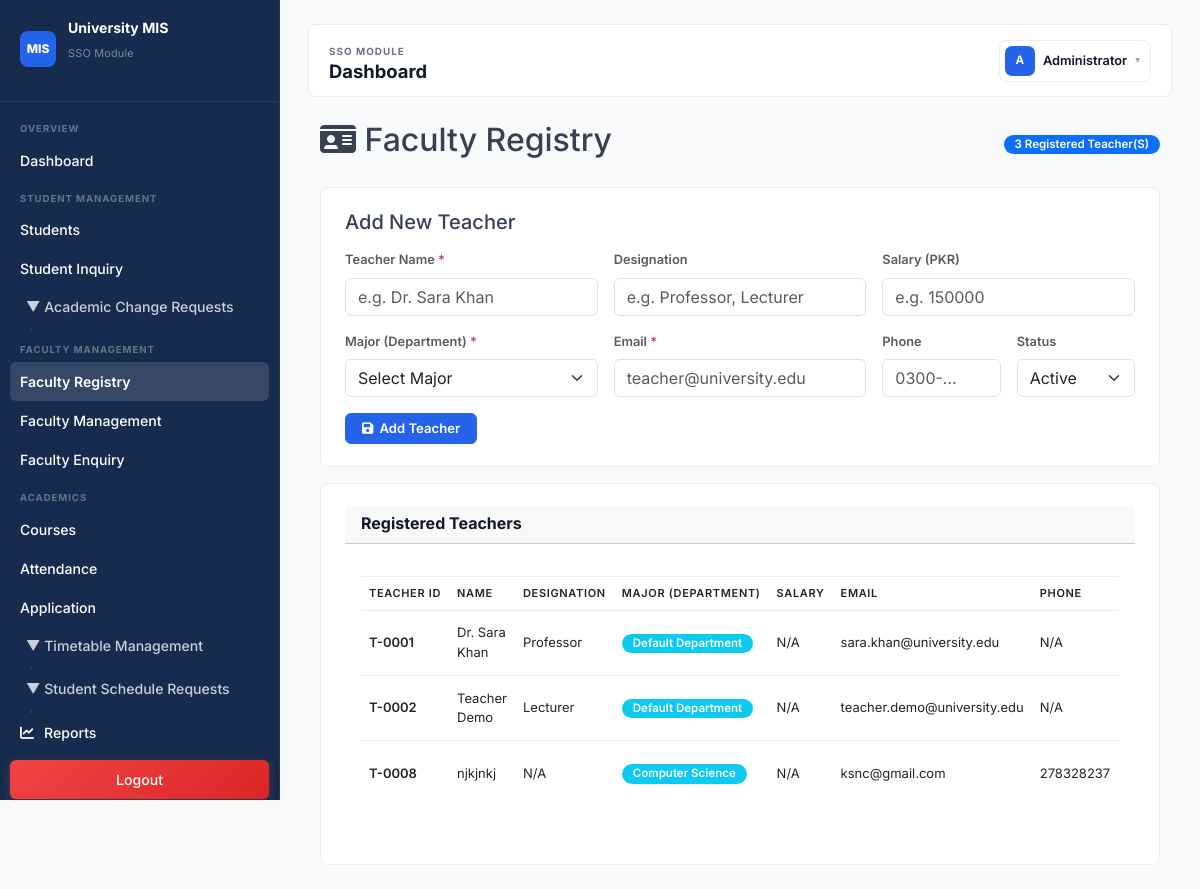
Screenshot of /faculty_registry/index.php (signed in) with the database file from the repository.
### tables this page shows
CREATE TABLE `teachers` (
  `teacher_id` int(11) NOT NULL,
  `user_id` int(11) DEFAULT NULL,
  `teacher_name` varchar(150) NOT NULL,
  `designation` varchar(100) DEFAULT NULL,
  `salary` decimal(12,2) DEFAULT NULL,
  `email` varchar(150) NOT NULL,
  `phone` varchar(20) DEFAULT NULL,
  `department_id` int(11) NOT NULL,
  `status` enum('Active','Inactive') NOT NULL DEFAULT 'Active',
  `created_at` timestamp NOT NULL DEFAULT current_timestamp()
);

CREATE TABLE `departments` (
  `department_id` int(11) NOT NULL,
  `department_name` varchar(100) NOT NULL,
  `department_code` varchar(20) NOT NULL,
  `duration_years` tinyint(4) NOT NULL DEFAULT 4,
  `total_semesters` tinyint(4) NOT NULL DEFAULT 8,
  `status` enum('Active','Inactive') NOT NULL DEFAULT 'Active',
  `created_at` timestamp NOT NULL DEFAULT current_timestamp(),
  `updated_at` timestamp NOT NULL DEFAULT current_timestamp() ON UPDATE current_timestamp()
);

### faculty_registry/index.php (the view, shortened to what this page needs)
<?php
global $conn;
$edit_teacher = null;
$teachers = [];
$sql = "SELECT t.*, d.department_name
        FROM teachers t
        LEFT JOIN departments d ON d.department_id = t.department_id
        ORDER BY t.teacher_id ASC";
$res = mysqli_query($conn, $sql);
if ($res) { while ($row = mysqli_fetch_assoc($res)) { $teachers[] = $row; } }
include __DIR__ . '/../includes/header.php';
?>
    <div class="container-fluid">
        <div class="page-header">
            <h2><i class="fas fa-id-card"></i> Faculty Registry</h2>
            <div class="btn-group">
                <span class="badge bg-primary" style="align-self:center;"><?= count($teachers) ?> registered teacher(s)</span>
            </div>
        </div>
        <div class="panel mt-3">
            <h5 class="mb-3"><?= $edit_teacher ? 'Edit Teacher #' . (int)$edit_teacher['teacher_id'] : 'Add New Teacher' ?></h5>
            <form method="POST" class="row g-3">
                <div class="col-md-4">
                    <label class="form-label fw-semibold small text-muted">Teacher Name <span class="text-danger">*</span></label>
                    <input type="text" name="teacher_name" class="form-control" required
                           value="<?= htmlspecialchars($edit_teacher['teacher_name'] ?? ''); ?>" placeholder="e.g. Dr. Sara Khan">
                </div>
                <div class="col-md-4">
                    <label class="form-label fw-semibold small text-muted">Designation</label>
                    <input type="text" name="designation" class="form-control"
                           value="<?= htmlspecialchars($edit_teacher['designation'] ?? ''); ?>" placeholder="e.g. Professor, Lecturer">
                </div>
                <div class="col-md-4">
                    <label class="form-label fw-semibold small text-muted">Salary (PKR)</label>
                    <input type="number" name="salary" class="form-control" min="0" step="0.01"
                           value="<?= htmlspecialchars($edit_teacher['salary'] ?? ''); ?>" placeholder="e.g. 150000">
                </div>
                <div class="col-md-4">
                    <label class="form-label fw-semibold small text-muted">Major (Department) <span class="text-danger">*</span></label>
                    <select name="department_id" class="form-select" required>
                        <option value="0">Select Major</option>
                    </select>
                </div>
                <div class="col-md-4">
                    <label class="form-label fw-semibold small text-muted">Email <span class="text-danger">*</span></label>
                    <input type="email" name="email" class="form-control" required
                           value="<?= htmlspecialchars($edit_teacher['email'] ?? ''); ?>" placeholder="teacher@university.edu">
                </div>
                <div class="col-md-2">
                    <label class="form-label fw-semibold small text-muted">Phone</label>
                    <input type="text" name="phone" class="form-control"
                           value="<?= htmlspecialchars($edit_teacher['phone'] ?? ''); ?>" placeholder="0300-...">
                </div>
                <div class="col-md-2">
                    <label class="form-label fw-semibold small text-muted">Status</label>
                    <select name="status" class="form-select">
                        <option value="Active" <?= (!$edit_teacher || $edit_teacher['status'] === 'Active') ? 'selected' : ''; ?>>Active</option>
                    </select>
                </div>
                <div class="col-12">
                    <button type="submit" class="btn btn-primary"><i class="fas fa-save"></i> <?= $edit_teacher ? 'Update Teacher' : 'Add Teacher' ?></button>
                </div>
            </form>
        </div>
        <div class="card mt-3">
            <div class="card-header d-flex justify-content-between align-items-center">
                <h5>Registered Teachers</h5>
            </div>
            <div class="card-body">
                <?php if (!empty($teachers)): ?>
                    <div class="table-responsive">
                        <table class="table table-hover datatable">
                            <thead>
                                <tr>
                                    <th>Teacher ID</th>
                                    <th>Name</th>
                                    <th>Designation</th>
                                    <th>Major (Department)</th>
                                    <th>Salary</th>
                                    <th>Email</th>
                                    <th>Phone</th>
                                </tr>
                            </thead>
                            <tbody>
                                <?php foreach ($teachers as $t): ?>
                                    <tr>
                                        <td style="font-weight:600;">T-<?= str_pad((int)$t['teacher_id'], 4, '0', STR_PAD_LEFT); ?></td>
                                        <td><?= htmlspecialchars($t['teacher_name']); ?></td>
                                        <td><?= htmlspecialchars($t['designation'] ?? 'N/A'); ?></td>
                                        <td>
                                            <span class="badge bg-info"><?= htmlspecialchars($t['department_name'] ?? 'N/A'); ?></span>
                                        </td>
                                        <td><?= $t['salary'] !== null ? 'Rs ' . number_format((float)$t['salary'], 0) : 'N/A'; ?></td>
                                        <td><?= htmlspecialchars($t['email']); ?></td>
                                        <td><?= htmlspecialchars($t['phone'] ?? 'N/A'); ?></td>
                                    </tr>
                                <?php endforeach; ?>
                            </tbody>
                        </table>
                    </div>
                <?php endif; ?>
            </div>
        </div>
    </div>
<?php include __DIR__ . '/../includes/footer.php'; ?>

### modules/lms/public/assets/style.css (style rules this page uses)
:root { --navy: #162B4D; --navy-light: #1e3a5f; --navy-hover: #243d63; --bg: #F8FAFC; --panel: #ffffff; --border: #E8EDF4; --border-strong: #D1D9E6; --text: #374151; --text-strong: #111827; --text-secondary:#6B7280; --muted: #9CA3AF; --accent: #2563EB; --accent-hover: #1D4ED8; --accent-light: #EFF6FF; --success: #059669; --success-bg: #ECFDF5; --success-border:#A7F3D0; --warning: #D97706; --warning-bg: #FFFBEB; --warning-border:#FDE68A; --danger: #DC2626; --danger-bg: #FEF2F2; --danger-border: #FECACA; --info-bg: #EFF6FF; --info-border: #BFDBFE; --shadow-sm: 0 1px 2px rgba(0,0,0,0.04); --shadow: 0 1px 3px rgba(0,0,0,0.06), 0 1px 2px rgba(0,0,0,0.04); --shadow-md: 0 4px 6px rgba(0,0,0,0.05), 0 2px 4px rgba(0,0,0,0.04); --radius: 8px; --radius-sm: 6px; --radius-lg: 12px; --sidebar-w: 280px; --topbar-h: 60px; --font: 'Inter', -apple-system, BlinkMacSystemFont, 'Segoe UI', sans-serif; --ease: cubic-bezier(0.4, 0, 0.2, 1); }
*, *::before, *::after { box-sizing: border-box; margin: 0; padding: 0; }
html { height: 100%; scroll-behavior: smooth; }
body { min-height: 100%; font-family: var(--font); color: var(--text); font-size: 14px; line-height: 1.5; background: var(--bg); -webkit-font-smoothing: antialiased; }
.small { font-size: .8rem; color: var(--muted); }
.panel, .card { border: 1px solid var(--border); border-radius: var(--radius); background: var(--panel); box-shadow: none; padding: 22px 24px; }
.card-header { margin-bottom: 16px; display: flex; align-items: center; justify-content: space-between; flex-wrap: wrap; gap: 8px; }
.card-header h3, .card-header h5, .card-header h6 { margin: 0 0 2px; font-size: 1rem; font-weight: 700; color: var(--text-strong); }
.table-responsive { overflow-x: auto; margin-bottom: 4px; }
table, .data-table, .table { width: 100%; border-collapse: collapse; font-size: 13px; }
th, td { padding: 11px 14px; border-bottom: 1px solid var(--border); text-align: left; vertical-align: middle; }
th { font-weight: 600; font-size: 11px; text-transform: uppercase; letter-spacing: .06em; background: var(--bg); border-top: 1px solid var(--border); border-bottom: 1px solid var(--border); color: var(--text-secondary); white-space: nowrap; }
tbody tr { transition: background .12s var(--ease); }
tbody tr:last-child td { border-bottom: 0; }
.badge, .status-badge { display: inline-flex; align-items: center; justify-content: center; gap: 4px; padding: 3px 10px; border-radius: 999px; font-size: .72rem; font-weight: 600; white-space: nowrap; border: 1px solid transparent; text-transform: capitalize; }
.btn { display: inline-flex; align-items: center; justify-content: center; gap: 6px; padding: 8px 16px; border-radius: var(--radius-sm); border: 1px solid transparent; cursor: pointer; font-family: inherit; font-size: .82rem; font-weight: 600; line-height: 1; transition: all .15s var(--ease); white-space: nowrap; background: var(--panel); color: var(--text); border-color: var(--border); }
.btn-primary { background: var(--accent); color: #fff; border-color: var(--accent); }
label { display: block; font-weight: 500; font-size: .8rem; margin-bottom: 5px; color: var(--text); }
input, select, textarea { width: 100%; padding: 8px 12px; border-radius: var(--radius-sm); border: 1px solid var(--border); background: #fff; color: var(--text-strong); font-family: inherit; font-size: .84rem; outline: none; transition: all .15s var(--ease); }
.page-header { display: flex; align-items: center; justify-content: space-between; margin-bottom: 20px; }

### rows the page displays
teachers: teacher_id "0001", teacher_name "Dr. Sara Khan", designation "Professor", department.department_name "Default Department", shows "N/A", email "sara.khan@university.edu", phone "N/A"
teachers: teacher_id "0002", teacher_name "Teacher Demo", designation "Lecturer", department.department_name "Default Department", shows "N/A", email "teacher.demo@university.edu", phone "N/A"
teachers: teacher_id "0008", teacher_name "njkjnkj", designation "N/A", department.department_name "Computer Science", email "ksnc@gmail.com", phone "278328237"

### other values shown
$pageTitle "Dashboard"
$userInitial "A"
$userName "Administrator"
count($teachers) "3"
